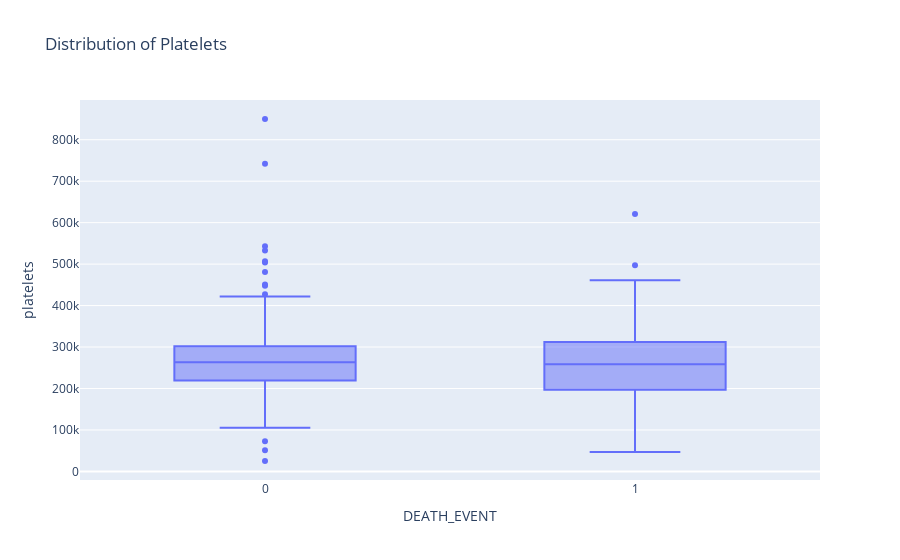

Source (notebook cell):
### Code cell
# Creating a box plot using plotly express for the 'platelets' column
fig = px.box(df, y="platelets", x="DEATH_EVENT", title="Distribution of Platelets")

# Displaying the plot
fig.show()

### Figure 1 — Plotly figure (JSON) as saved in the notebook; plotly's stock layout.template omitted (floating-point values rounded to 4 significant figures; data arrays with more than 128 entries replaced by an {"elided": "..."} marker saying what was removed)
{"data": [{"alignmentgroup": "True", "hovertemplate": "DEATH_EVENT=%{x}<br>platelets=%{y}<extra></extra>", "legendgroup": "", "marker": {"color": "#636efa"}, "name": "", "notched": false, "offsetgroup": "", "orientation": "v", "showlegend": false, "type": "box", "x": {"elided": "299 int values"}, "x0": " ", "xaxis": "x", "y": {"elided": "299 float values"}, "y0": " ", "yaxis": "y"}], "layout": {"boxmode": "group", "legend": {"tracegroupgap": 0}, "title": {"text": "Distribution of Platelets"}, "xaxis": {"anchor": "y", "domain": [0, 1], "title": {"text": "DEATH_EVENT"}}, "yaxis": {"anchor": "x", "domain": [0, 1], "title": {"text": "platelets"}}}}
